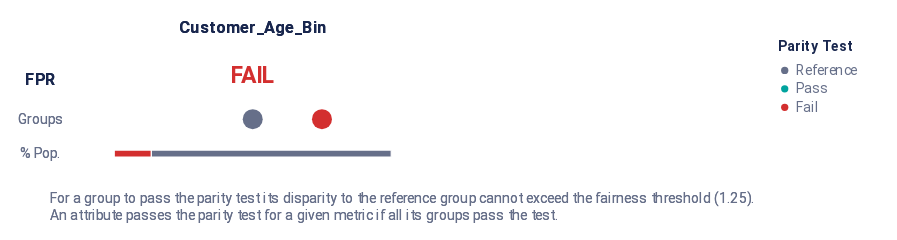

Source (notebook cell):
### Markdown cell above
We will now perform the fairness audit:

### Code cell
audit.audit()
audit.summary_plot(fairness_metric)

### Figure 1 — Vega-Lite specification as saved in the notebook (floating-point values rounded to 4 significant figures)
{"config": {"view": {"continuousWidth": 400, "continuousHeight": 300, "strokeWidth": 0}, "legend": {"labelColor": "rgb(102, 111, 137)", "labelFont": "Roboto, Arial, sans-serif", "labelFontSize": 12, "rowPadding": 4, "symbolSize": 40, "titleBaseline": "top", "titleColor": "rgb(25, 39, 78)", "titleFont": "Roboto, Arial, sans-serif", "titleFontSize": 12, "titleFontWeight": "bold", "titlePadding": 8}}, "vconcat": [{"hconcat": [{"vconcat": [{"mark": {"type": "text", "align": "center", "baseline": "middle", "color": "rgb(25, 39, 78)", "font": "Roboto, Arial, sans-serif", "fontWeight": "bold", "size": 14}, "encoding": {"text": {"value": ""}}, "height": 19.5, "width": 32.0}, {"layer": [{"mark": {"type": "text", "align": "center", "baseline": "middle", "color": "rgb(25, 39, 78)", "font": "Roboto, Arial, sans-serif", "fontWeight": "bold", "size": 14}, "encoding": {"text": {"value": "FPR"}, "y": {"axis": {"domain": false, "grid": false, "labels": false, "ticks": false, "title": null}, "field": "y_position", "scale": {"domain": [3, 1]}, "type": "quantitative"}}, "transform": [{"calculate": "1.2", "as": "y_position"}]}, {"mark": {"type": "text", "align": "center", "baseline": "middle", "color": "rgb(102, 111, 137)", "font": "Roboto, Arial, sans-serif", "size": 12}, "encoding": {"text": {"value": "Groups"}, "y": {"axis": {"domain": false, "grid": false, "labels": false, "ticks": false, "title": null}, "field": "y_position", "scale": {"domain": [3, 1]}, "type": "quantitative"}}, "transform": [{"calculate": "2", "as": "y_position"}]}, {"mark": {"type": "text", "align": "center", "baseline": "middle", "color": "rgb(102, 111, 137)", "font": "Roboto, Arial, sans-serif", "size": 12}, "encoding": {"text": {"value": "% Pop."}, "y": {"axis": {"domain": false, "grid": false, "labels": false, "ticks": false, "title": null}, "field": "y_position", "scale": {"domain": [3, 1]}, "type": "quantitative"}}, "transform": [{"calculate": "2.7", "as": "y_position"}]}], "height": 84.5, "width": 32.0}], "bounds": "flush", "data": {"name": "data-79dd248bdaa0ea02c535240e8ad022c8"}, "spacing": 26.0}, {"hconcat": [{"vconcat": [{"data": {"name": "data-79dd248bdaa0ea02c535240e8ad022c8"}, "mark": {"type": "text", "align": "center", "baseline": "middle", "color": "rgb(25, 39, 78)", "font": "Roboto, Arial, sans-serif", "fontWeight": "bold", "size": 14}, "encoding": {"text": {"value": "Customer_Age_Bin"}}, "height": 19.5, "width": 240.0}, {"layer": [{"data": {"name": "data-0648884f34076ca4404072fa7f837079"}, "mark": {"type": "text", "align": "center", "baseline": "middle", "font": "Roboto, Arial, sans-serif", "fontWeight": "bold", "size": 20}, "encoding": {"color": {"field": "parity_result", "legend": {"offset": 0, "padding": 20, "title": "Parity Test"}, "scale": {"domain": ["Reference", "Pass", "Fail"], "range": ["rgb(102, 111, 137)", "rgb(0, 163, 158)", "rgb(211, 47, 47)"]}, "type": "ordinal"}, "text": {"value": "FAIL"}, "y": {"axis": {"domain": false, "grid": false, "labels": false, "ticks": false, "title": null}, "field": "y_position", "scale": {"domain": [3, 1]}, "type": "quantitative"}}, "transform": [{"calculate": "1", "as": "y_position"}]}, {"data": {"name": "data-c25ba822395f53cc57f2374d7b4218f0"}, "mark": {"type": "bar", "size": 6, "stroke": "white"}, "encoding": {"color": {"field": "fpr_parity_result", "legend": null, "scale": {"domain": ["Reference", "Pass", "Fail"], "range": ["rgb(102, 111, 137)", "rgb(0, 163, 158)", "rgb(211, 47, 47)"]}, "type": "ordinal"}, "tooltip": [{"field": "fpr_parity_result", "title": "Parity", "type": "nominal"}, {"field": "tooltip_group_size", "title": "Size", "type": "nominal"}, {"field": "tooltip_groups_name_size", "title": "Groups", "type": "nominal"}], "x": {"aggregate": "sum", "axis": {"domain": false, "grid": false, "labels": false, "ticks": false, "title": null}, "field": "group_size", "stack": "normalize", "type": "quantitative"}, "y": {"axis": {"domain": false, "grid": false, "labels": false, "ticks": false, "title": null}, "field": "y_position", "scale": {"domain": [3, 1]}, "type": "quantitative"}}, "transform": [{"calculate": "2.8", "as": "y_position"}]}, {"data": {"name": "data-65db64949b9a5a153994b6533c3f51cf"}, "mark": {"type": "circle", "opacity": 1}, "encoding": {"color": {"field": "fpr_parity_result", "legend": null, "scale": {"domain": ["Reference", "Pass", "Fail"], "range": ["rgb(102, 111, 137)", "rgb(0, 163, 158)", "rgb(211, 47, 47)"]}, "type": "ordinal"}, "size": {"value": 300}, "tooltip": [{"field": "attribute_value", "title": "Group", "type": "nominal"}, {"field": "tooltip_group_size", "title": "Group Size", "type": "nominal"}, {"field": "tooltip_parity_test_explanation_fpr", "title": "Parity Test", "type": "nominal"}, {"field": "tooltip_disparity_explanation_fpr", "title": "Disparity", "type": "nominal"}, {"field": "fpr", "format": ".2f", "title": "FPR", "type": "quantitative"}], "x": {"axis": {"domain": false, "grid": false, "labels": false, "ticks": false, "title": null}, "field": "fpr_disparity_rank", "scale": {"domain": [-2, 2], "nice": false}, "type": "quantitative"}, "y": {"axis": {"domain": false, "grid": false, "labels": false, "ticks": false, "title": null}, "field": "y_position", "scale": {"domain": [3, 1]}, "type": "quantitative"}}, "transform": [{"calculate": "2", "as": "y_position"}]}], "height": 84.5, "resolve": {"scale": {"x": "independent"}}, "width": 240.0}], "bounds": "flush", "spacing": 26.0}], "bounds": "flush", "spacing": 288.0}], "bounds": "flush", "spacing": 80.0}, {"layer": [{"mark": {"type": "text", "align": "left", "baseline": "top", "fill": "rgb(102, 111, 137)", "font": "Roboto, Arial, sans-serif", "fontSize": 12, "fontWeight": "normal"}, "encoding": {"text": {"value": "For a group to pass the parity test its disparity to the reference group cannot exceed the fairness threshold (1.25)."}, "x": {"value": 24.0}, "y": {"value": 0}}}, {"mark": {"type": "text", "align": "left", "baseline": "top", "fill": "rgb(102, 111, 137)", "font": "Roboto, Arial, sans-serif", "fontSize": 12, "fontWeight": "normal"}, "encoding": {"text": {"value": "An attribute passes the parity test for a given metric if all its groups pass the test."}, "x": {"value": 24.0}, "y": {"value": 15.0}}}], "data": {"name": "data-79dd248bdaa0ea02c535240e8ad022c8"}}], "padding": 15, "usermeta": {"embedOptions": {"scaleFactor": 5, "downloadFileName": "summary_chart"}}, "$schema": "https://vega.github.io/schema/vega-lite/v4.17.0.json", "datasets": {"data-79dd248bdaa0ea02c535240e8ad022c8": [{"a": 1, "b": 0}, {"a": 1, "b": 0}], "data-0648884f34076ca4404072fa7f837079": [{"parity_result": "Fail"}], "data-c25ba822395f53cc57f2374d7b4218f0": [{"fpr_parity_result": "Fail", "attribute_name": "customer_age_bin", "total_entities": 15000, "group_size": 2010, "tooltip_groups_name_size": "1 (2,010)", "tooltip_group_size": "2,010 (13.40%)"}, {"fpr_parity_result": "Reference", "attribute_name": "customer_age_bin", "total_entities": 15000, "group_size": 12990, "tooltip_groups_name_size": "0 (12,990)", "tooltip_group_size": "12,990 (86.60%)"}], "data-65db64949b9a5a153994b6533c3f51cf": [{"attribute_name": "customer_age_bin", "attribute_value": "0", "group_size": 12990, "total_entities": 15000, "ref_group_value": "0", "fpr": 0.03346, "fpr_disparity": 1.0, "fpr_disparity_scaled": 0.0, "fpr_parity_result": "Reference", "tooltip_parity_test_explanation_fpr": "Reference group", "tooltip_disparity_explanation_fpr": "Reference group", "tooltip_group_size": "12,990 (86.60%)", "fpr_disparity_rank": 0.0, "group_size_formatted": "12,990", "tooltip_groups_name_size": "0 (12,990)"}, {"attribute_name": "customer_age_bin", "attribute_value": "1", "group_size": 2010, "total_entities": 15000, "ref_group_value": "0", "fpr": 0.1079, "fpr_disparity": 3.225, "fpr_disparity_scaled": 2.225, "fpr_parity_result": "Fail", "tooltip_parity_test_explanation_fpr": "Fail. Above fairness threshold of 1.25", "tooltip_disparity_explanation_fpr": "3.23 times larger FPR than the reference group", "tooltip_group_size": "2,010 (13.40%)", "fpr_disparity_rank": 1.0, "group_size_formatted": "2,010", "tooltip_groups_name_size": "1 (2,010)"}]}}
